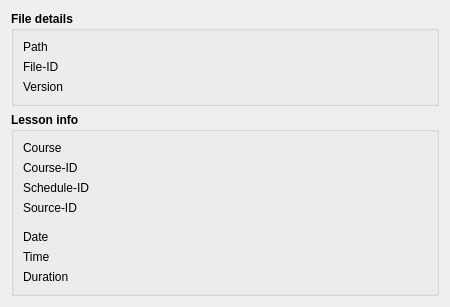
<?xml version="1.0" encoding="UTF-8"?>
<ui version="4.0">
 <class>FileInspector</class>
 <widget class="QDialog" name="FileInspector">
  <property name="geometry">
   <rect>
    <x>0</x>
    <y>0</y>
    <width>450</width>
    <height>200</height>
   </rect>
  </property>
  <property name="maximumSize">
   <size>
    <width>450</width>
    <height>200</height>
   </size>
  </property>
  <property name="windowTitle">
   <string>File Inspector</string>
  </property>
  <layout class="QVBoxLayout" name="verticalLayout">
   <item>
    <widget class="QGroupBox" name="gb_file">
     <property name="font">
      <font>
       <weight>75</weight>
       <bold>true</bold>
      </font>
     </property>
     <property name="title">
      <string notr="true">File details</string>
     </property>
     <property name="flat">
      <bool>false</bool>
     </property>
     <property name="checkable">
      <bool>false</bool>
     </property>
     <property name="checked">
      <bool>false</bool>
     </property>
     <layout class="QFormLayout" name="formLayout">
      <item row="0" column="0">
       <widget class="QLabel" name="lb_path">
        <property name="font">
         <font>
          <weight>50</weight>
          <bold>false</bold>
         </font>
        </property>
        <property name="text">
         <string>Path</string>
        </property>
       </widget>
      </item>
      <item row="1" column="0">
       <widget class="QLabel" name="lb_fileid">
        <property name="font">
         <font>
          <weight>50</weight>
          <bold>false</bold>
         </font>
        </property>
        <property name="text">
         <string>File-ID</string>
        </property>
       </widget>
      </item>
      <item row="0" column="1">
       <widget class="QLabel" name="lb_show_path">
        <property name="font">
         <font>
          <weight>50</weight>
          <bold>false</bold>
         </font>
        </property>
        <property name="text">
         <string/>
        </property>
       </widget>
      </item>
      <item row="1" column="1">
       <widget class="QLabel" name="lb_show_fileid">
        <property name="font">
         <font>
          <weight>50</weight>
          <bold>false</bold>
         </font>
        </property>
        <property name="text">
         <string/>
        </property>
       </widget>
      </item>
      <item row="2" column="0">
       <widget class="QLabel" name="lb_version">
        <property name="font">
         <font>
          <weight>50</weight>
          <bold>false</bold>
         </font>
        </property>
        <property name="text">
         <string>Version</string>
        </property>
       </widget>
      </item>
      <item row="2" column="1">
       <widget class="QLabel" name="lb_show_version">
        <property name="font">
         <font>
          <weight>50</weight>
          <bold>false</bold>
         </font>
        </property>
        <property name="text">
         <string/>
        </property>
       </widget>
      </item>
     </layout>
    </widget>
   </item>
   <item>
    <widget class="QGroupBox" name="gb_lesson">
     <property name="font">
      <font>
       <weight>75</weight>
       <bold>true</bold>
      </font>
     </property>
     <property name="title">
      <string>Lesson info</string>
     </property>
     <layout class="QFormLayout" name="formLayout_2">
      <item row="1" column="0">
       <widget class="QLabel" name="lb_course_name">
        <property name="font">
         <font>
          <weight>50</weight>
          <bold>false</bold>
         </font>
        </property>
        <property name="text">
         <string>Course</string>
        </property>
       </widget>
      </item>
      <item row="2" column="0">
       <widget class="QLabel" name="lb_courseid">
        <property name="font">
         <font>
          <weight>50</weight>
          <bold>false</bold>
         </font>
        </property>
        <property name="text">
         <string>Course-ID</string>
        </property>
       </widget>
      </item>
      <item row="4" column="0">
       <widget class="QLabel" name="lb_sourceid">
        <property name="font">
         <font>
          <weight>50</weight>
          <bold>false</bold>
         </font>
        </property>
        <property name="text">
         <string>Source-ID</string>
        </property>
       </widget>
      </item>
      <item row="3" column="0">
       <widget class="QLabel" name="lb_scheduleid">
        <property name="font">
         <font>
          <weight>50</weight>
          <bold>false</bold>
         </font>
        </property>
        <property name="text">
         <string>Schedule-ID</string>
        </property>
       </widget>
      </item>
      <item row="5" column="0">
       <widget class="Line" name="line">
        <property name="orientation">
         <enum>Qt::Horizontal</enum>
        </property>
       </widget>
      </item>
      <item row="6" column="0">
       <widget class="QLabel" name="lb_date">
        <property name="font">
         <font>
          <weight>50</weight>
          <bold>false</bold>
         </font>
        </property>
        <property name="text">
         <string>Date</string>
        </property>
       </widget>
      </item>
      <item row="7" column="0">
       <widget class="QLabel" name="lb_time">
        <property name="font">
         <font>
          <weight>50</weight>
          <bold>false</bold>
         </font>
        </property>
        <property name="text">
         <string>Time</string>
        </property>
       </widget>
      </item>
      <item row="8" column="0">
       <widget class="QLabel" name="lb_duration">
        <property name="font">
         <font>
          <weight>50</weight>
          <bold>false</bold>
         </font>
        </property>
        <property name="text">
         <string>Duration</string>
        </property>
       </widget>
      </item>
      <item row="1" column="1">
       <widget class="QLabel" name="lb_show_course_name">
        <property name="font">
         <font>
          <weight>50</weight>
          <bold>false</bold>
         </font>
        </property>
        <property name="text">
         <string/>
        </property>
       </widget>
      </item>
      <item row="2" column="1">
       <widget class="QLabel" name="lb_show_courseid">
        <property name="font">
         <font>
          <weight>50</weight>
          <bold>false</bold>
         </font>
        </property>
        <property name="text">
         <string/>
        </property>
       </widget>
      </item>
      <item row="3" column="1">
       <widget class="QLabel" name="lb_show_scheduleid">
        <property name="font">
         <font>
          <weight>50</weight>
          <bold>false</bold>
         </font>
        </property>
        <property name="text">
         <string/>
        </property>
       </widget>
      </item>
      <item row="4" column="1">
       <widget class="QLabel" name="lb_show_sourceid">
        <property name="font">
         <font>
          <weight>50</weight>
          <bold>false</bold>
         </font>
        </property>
        <property name="text">
         <string/>
        </property>
       </widget>
      </item>
      <item row="6" column="1">
       <widget class="QLabel" name="lb_show_date">
        <property name="font">
         <font>
          <weight>50</weight>
          <bold>false</bold>
         </font>
        </property>
        <property name="text">
         <string/>
        </property>
       </widget>
      </item>
      <item row="7" column="1">
       <widget class="QLabel" name="lb_show_time">
        <property name="font">
         <font>
          <weight>50</weight>
          <bold>false</bold>
         </font>
        </property>
        <property name="text">
         <string/>
        </property>
       </widget>
      </item>
      <item row="8" column="1">
       <widget class="QLabel" name="lb_show_duration">
        <property name="font">
         <font>
          <weight>50</weight>
          <bold>false</bold>
         </font>
        </property>
        <property name="text">
         <string/>
        </property>
       </widget>
      </item>
     </layout>
    </widget>
   </item>
   <item>
    <spacer name="verticalSpacer">
     <property name="orientation">
      <enum>Qt::Vertical</enum>
     </property>
     <property name="sizeHint" stdset="0">
      <size>
       <width>20</width>
       <height>40</height>
      </size>
     </property>
    </spacer>
   </item>
  </layout>
 </widget>
 <resources/>
 <connections/>
</ui>
